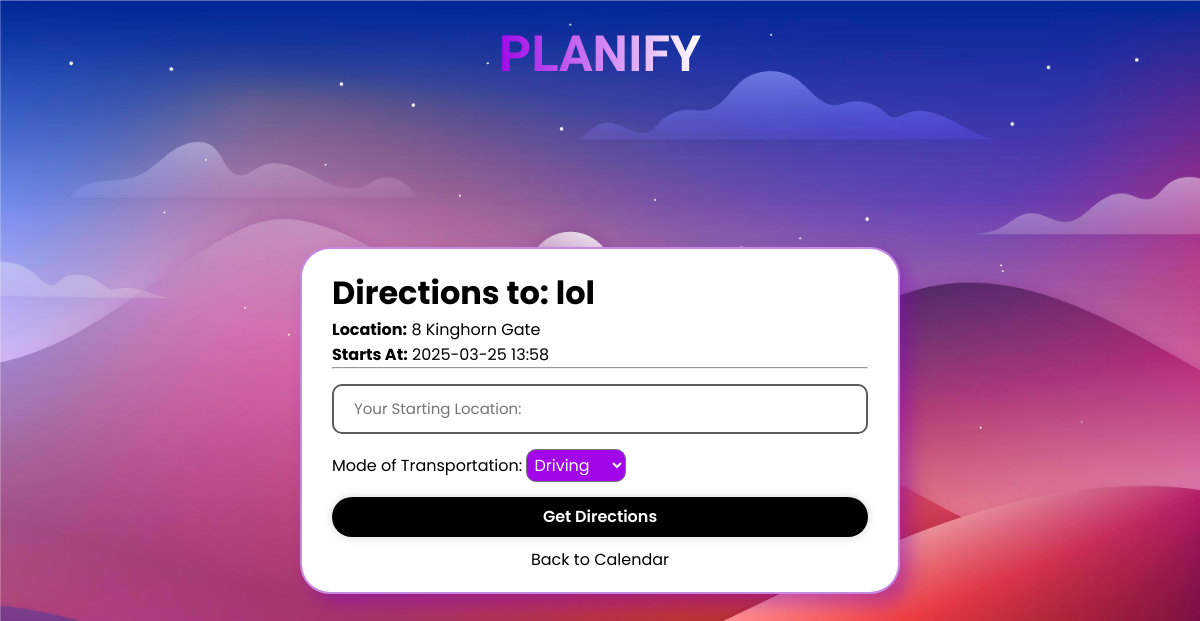
Page /view_directions/2 on the earlier database version.
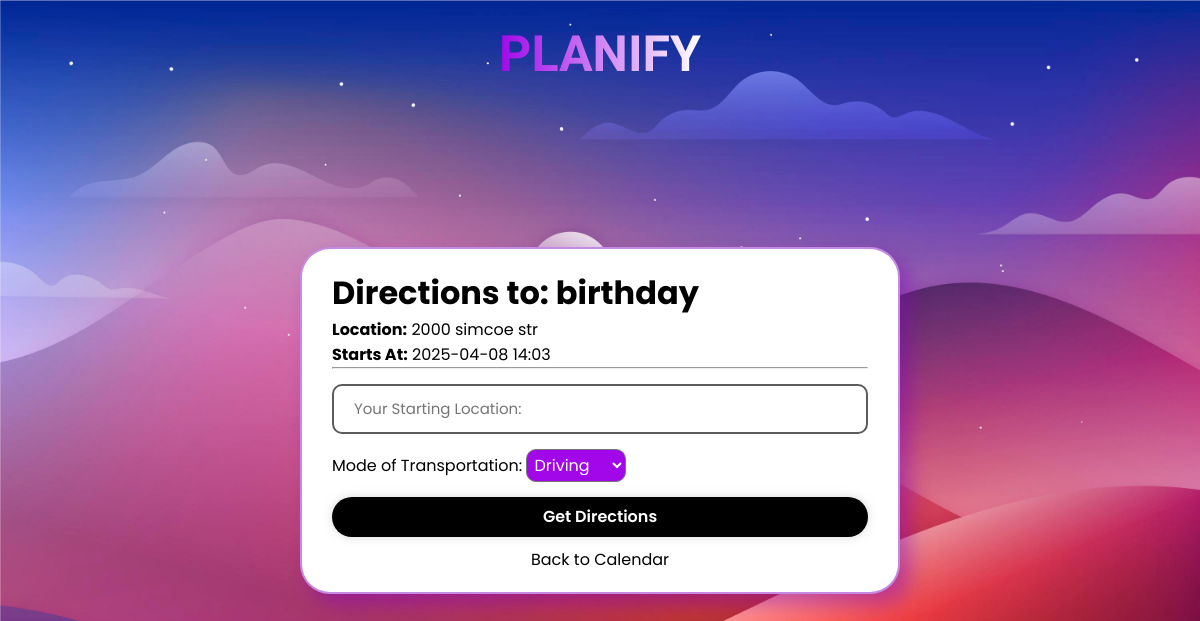
Same page on the later database version.
### models.py (models this page shows)
class Event(UserMixin,db.Model):
    __tablename__='events'
    id=db.Column(db.Integer,primary_key=True)
    event_title=db.Column(db.String(100),nullable=False)
    event_start=db.Column(db.DateTime,nullable=False)
    event_end=db.Column(db.DateTime,nullable=False)
    event_location=db.Column(db.String(200),nullable=True)
    user_id = db.Column(db.Integer, db.ForeignKey('users.id'), nullable=False)
    event_description=db.Column(db.Text, nullable=True)
    user = db.relationship('User', backref=db.backref('events', lazy='select'))

### routes.py (the view, shortened to what this page needs)
    @app.route('/view_directions/<int:event_id>', methods=['GET', 'POST'])
    def viewRoute(event_id):
        chosenEvent = Event.query.filter_by(id=event_id).first()
        return render_template('viewDirections.html', event=chosenEvent)

### templates/viewDirections.html (shortened to what this page needs)
<!DOCTYPE html>
<html lang="en">
<head>
    <link rel="stylesheet" href="{{ url_for('static', filename='view.css') }}">
</head>
<body>
    <div class="title">PLANIFY</div>
    <div class="box">
        <h1>Directions to: {{ event.event_title }}</h1>
        <p><strong>Location:</strong> {{ event.event_location }}</p>
        <p><strong>Starts At:</strong> {{ event.event_start.strftime('%Y-%m-%d %H:%M') }}</p>
        <hr>
        <form method="POST">
            <div class="input-box">
                <input type="text" name="starting_location" placeholder="Your Starting Location:" required>
            </div>
            <label for="mode_of_transportation">Mode of Transportation:</label>
            <select name="mode_of_transportation" required>
                <option value="driving">Driving</option>
            </select>
            <button type="submit" class="get">Get Directions</button>
        </form>
        <div class="link-section">
            <a href="{{ url_for('calendar') }}" class="link">Back to Calendar</a>
        </div>
    </div>
</body>
</html>

### static/view.css (style rules this page uses)
* { margin: 0; padding: 0; box-sizing: border-box; font-family: "Poppins", sans-serif; }
body { display: flex; justify-content: center; align-items: center; min-height: 100vh; background: url('background.jpg') no-repeat center/cover; }
.title { position: absolute; top: 25px; left: 50%; transform: translateX(-50%); font-size: 50px; font-weight: bold; text-align: center; background: linear-gradient(to right, #a107e8, #ffffff); -webkit-background-clip: text; -webkit-text-fill-color: transparent; font-family: "Viga", sans-serif; }
.box { width: 600px; background: rgb(255, 255, 255); border: 2px solid rgba(129, 0, 189, 0.459); box-shadow: 10px 10px 20px #8100bd73; color: black; border-radius: 30px; padding: 20px 30px; margin-top: 40px; }
.box .input-box { position: relative; width: 100%; height: 50px; margin: 15px 0; }
.input-box input { width: 100%; height: 100%; background: transparent; border: none; outline: none; border: 2px solid rgb(92, 92, 92); border-radius: 10px; font-size: 15px; color: rgb(0, 0, 0); padding: 20px 45px 20px 20px; }
.box .get { width: 100%; height: 40px; background: black; color: white; border: none; border-radius: 60px; box-shadow: 0 0 10px rgba(190, 187, 187, 0.578); cursor: pointer; font-size: 16px; font-weight: 600; transition: background-color 0.15s, color 0.15s; }
.box .link-section { text-align: center; margin-top: 10px; }
.link { color:black; text-decoration: none; }
select { width: 100px; border-radius: 10px; padding: 3px; font-size: 16px; color: white; background-color: #a107e8; cursor: pointer; margin-bottom: 15px; }

Differences in the rows shown:
changed Event: event_title "lol" → "birthday"; event_location "8 Kinghorn Gate" → "2000 simcoe str"; event_start "2025-03-25 13:58" → "2025-04-08 14:03"
